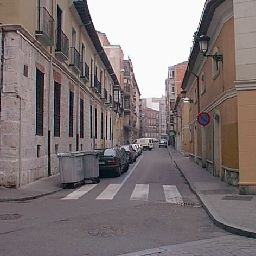
%> input picture picture_processing/GIST/demo1.jpg, 256 x 256 px
$ octave demoGist.m   (GNU Octave 9; MATLAB toolbox functions it lacks are replaced by stand-ins)
%> lines starting %> are read from the running program, lines starting %| are printed output that depends on the picture
### picture_processing/GIST/LMgist.m
function [gist, param] = LMgist(D, HOMEIMAGES, param, HOMEGIST)
%
% [gist, param] = LMgist(D, HOMEIMAGES, param);
% [gist, param] = LMgist(filename, HOMEIMAGES, param);
% [gist, param] = LMgist(filename, HOMEIMAGES, param, HOMEGIST);
%

% For a set of images:
% gist = LMgist(img, [], param);
%
% When calling LMgist with a fourth argument it will store the gists in a
% new folder structure mirroring the folder structure of the images. Then,
% when called again, if the gist files already exist, it will just read
% them without recomputing them:
%
%   [gist, param] = LMgist(filename, HOMEIMAGES, param, HOMEGIST);
%   [gist, param] = LMgist(D, HOMEIMAGES, param, HOMEGIST);
%
%%%%%%%%%%%%%%%%%%%%%%%%%%%%%%%%%%%%%%%%%%%%%%%%%%%%%%%%%%%%%%%%%%%%%%%%%%%%%%%%%%%%%%%%
% Modeling the shape of the scene: a holistic representation of the spatial envelope
% Aude Oliva, Antonio Torralba
% International Journal of Computer Vision, Vol. 42(3): 145-175, 2001.

if nargin==4
    precomputed = 1;
    % [7 lines of commented-out code are left out]
else
    precomputed = 0;
    HOMEGIST = '';
end

% select type of input
if isstruct(D)
    % [gist, param] = LMgist(D, HOMEIMAGES, param);
    Nscenes = length(D);
    typeD = 1;
end
if iscell(D)
    % [gist, param] = LMgist(filename, HOMEIMAGES, param);
    Nscenes = length(D);
    typeD = 2;
end
if isnumeric(D)
    % [gist, param] = LMgist(img, HOMEIMAGES, param);
    Nscenes = size(D,4);
    typeD = 3;
    if ~isfield(param, 'imageSize')
        param.imageSize = [size(D,1) size(D,2)];
    end
end

param.boundaryExtension = 32; % number of pixels to pad

if nargin<3
    % Default parameters
    param.imageSize = 128;
    param.orientationsPerScale = [8 8 8 8];
    param.numberBlocks = 4;
    param.fc_prefilt = 4;
    param.G = createGabor(param.orientationsPerScale, param.imageSize+2*param.boundaryExtension);
else
    if ~isfield(param, 'G')
        param.G = createGabor(param.orientationsPerScale, param.imageSize+2*param.boundaryExtension);
    end
end

% Precompute filter transfert functions (only need to do this once, unless
% image size is changes):
Nfeatures = size(param.G,3)*param.numberBlocks^2;


% Loop: Compute gist features for all scenes
gist = zeros([Nscenes Nfeatures], 'single');
for n = 1:Nscenes
    g = [];
    todo = 1;

    % if gist has already been computed, just read the file
    if precomputed==1
        filegist = fullfile(HOMEGIST, D(n).annotation.folder, [D(n).annotation.filename(1:end-4) '.mat']);
        if exist(filegist, 'file')
            load(filegist, 'g');
            todo = 0;
        end
    end

    % otherwise compute gist
    if todo==1
        if Nscenes>1 disp([n Nscenes]); end

        % load image
        try
            switch typeD
                case 1
                    img = LMimread(D, n, HOMEIMAGES);
                case 2
                    img = imread(fullfile(HOMEIMAGES, D{n}));
                case 3
                    img = D(:,:,:,n);
            end
        catch
            disp(D(n).annotation.folder)
            disp(D(n).annotation.filename)
            rethrow(lasterror)
        end

        % convert to gray scale
        img = single(mean(img,3));

        % resize and crop image to make it square
        img = imresizecrop(img, param.imageSize, 'bilinear');
        %img = imresize(img, param.imageSize, 'bilinear'); %jhhays

        % scale intensities to be in the range [0 255]
        img = img-min(img(:));
        img = 255*img/max(img(:));

        if Nscenes>1
            imshow(uint8(img))
            title(n)
        end

        % prefiltering: local contrast scaling
        output    = prefilt(img, param.fc_prefilt);

        % get gist:
        g = gistGabor(output, param);

        % save gist if a HOMEGIST file is provided
        if precomputed
            mkdir(fullfile(HOMEGIST, D(n).annotation.folder))
            save (filegist, 'g')
        end
    end

    gist(n,:) = g;
    drawnow
end


function output = prefilt(img, fc)
% ima = prefilt(img, fc);
% fc  = 4 (default)
%
% Input images are double in the range [0, 255];
% You can also input a block of images [ncols nrows 3 Nimages]
%
% For color images, normalization is done by dividing by the local
% luminance variance.

if nargin == 1
    fc = 4; % 4 cycles/image
end

w = 5;
s1 = fc/sqrt(log(2));

% Pad images to reduce boundary artifacts
img = log(img+1);
img = padarray(img, [w w], 'symmetric');
[sn, sm, c, N] = size(img);
n = max([sn sm]);
n = n + mod(n,2);
img = padarray(img, [n-sn n-sm], 'symmetric','post');

% Filter
[fx, fy] = meshgrid(-n/2:n/2-1);
gf = fftshift(exp(-(fx.^2+fy.^2)/(s1^2)));
gf = repmat(gf, [1 1 c N]);

% Whitening
output = img - real(ifft2(fft2(img).*gf));
clear img

% Local contrast normalization
localstd = repmat(sqrt(abs(ifft2(fft2(mean(output,3).^2).*gf(:,:,1,:)))), [1 1 c 1]);
output = output./(.2+localstd);

% Crop output to have same size than the input
output = output(w+1:sn-w, w+1:sm-w,:,:);


function g = gistGabor(img, param)
%
% Input:
%   img = input image (it can be a block: [nrows, ncols, c, Nimages])
%   param.w = number of windows (w*w)
%   param.G = precomputed transfer functions
%
% Output:
%   g: are the global features = [Nfeatures Nimages],
%                    Nfeatures = w*w*Nfilters*c

img = single(img);

w = param.numberBlocks;
G = param.G;
be = param.boundaryExtension;

if ndims(img)==2
    c = 1;
    N = 1;
    [nrows ncols c] = size(img);
end
if ndims(img)==3
    [nrows ncols c] = size(img);
    N = c;
end
if ndims(img)==4
    [nrows ncols c N] = size(img);
    img = reshape(img, [nrows ncols c*N]);
    N = c*N;
end

[ny nx Nfilters] = size(G);
W = w*w;
g = zeros([W*Nfilters N]);

% pad image
img = padarray(img, [be be], 'symmetric');

img = single(fft2(img));
k=0;
for n = 1:Nfilters
    ig = abs(ifft2(img.*repmat(G(:,:,n), [1 1 N])));
    ig = ig(be+1:ny-be, be+1:nx-be, :);

    v = downN(ig, w);
    g(k+1:k+W,:) = reshape(v, [W N]);
    k = k + W;
    drawnow
end

if c == 3
    % If the input was a color image, then reshape 'g' so that one column
    % is one images output:
    g = reshape(g, [size(g,1)*3 size(g,2)/3]);
end


function y=downN(x, N)
%
% averaging over non-overlapping square image blocks
%
% Input
%   x = [nrows ncols nchanels]
% Output
%   y = [N N nchanels]

nx = fix(linspace(0,size(x,1),N+1));
ny = fix(linspace(0,size(x,2),N+1));
y  = zeros(N, N, size(x,3));
for xx=1:N
  for yy=1:N
    v=mean(mean(x(nx(xx)+1:nx(xx+1), ny(yy)+1:ny(yy+1),:),1),2);
    y(xx,yy,:)=v(:);
  end
end


function G = createGabor(or, n)
%
% G = createGabor(numberOfOrientationsPerScale, n);
%
% Precomputes filter transfer functions. All computations are done on the
% Fourier domain.
%
% If you call this function without output arguments it will show the
% tiling of the Fourier domain.
%
% Input
%     numberOfOrientationsPerScale = vector that contains the number of
%                                orientations at each scale (from HF to BF)
%     n = imagesize = [nrows ncols]
%
% output
%     G = transfer functions for a jet of gabor filters


Nscales = length(or);
Nfilters = sum(or);

if length(n) == 1
    n = [n(1) n(1)];
end

l=0;
for i=1:Nscales
    for j=1:or(i)
        l=l+1;
        param(l,:)=[.35 .3/(1.85^(i-1)) 16*or(i)^2/32^2 pi/(or(i))*(j-1)];
    end
end

% Frequencies:
%[fx, fy] = meshgrid(-n/2:n/2-1);
[fx, fy] = meshgrid(-n(2)/2:n(2)/2-1, -n(1)/2:n(1)/2-1);
fr = fftshift(sqrt(fx.^2+fy.^2));
t = fftshift(angle(fx+sqrt(-1)*fy));

% Transfer functions:
G=zeros([n(1) n(2) Nfilters]);
for i=1:Nfilters
    tr=t+param(i,4);
    tr=tr+2*pi*(tr<-pi)-2*pi*(tr>pi);

    G(:,:,i)=exp(-10*param(i,1)*(fr/n(2)/param(i,2)-1).^2-2*param(i,3)*pi*tr.^2);
end


if nargout == 0
    figure
    for i=1:Nfilters
        contour(fx, fy, fftshift(G(:,:,i)),[1 .7 .6],'r');
        hold on
    end
    axis('on')
    axis('equal')
    axis([-n(2)/2 n(2)/2 -n(1)/2 n(1)/2])
    axis('ij')
    xlabel('f_x (cycles per image)')
    ylabel('f_y (cycles per image)')
    grid on
end

### picture_processing/GIST/imresizecrop.m
function img = imresizecrop(img, M, METHOD)
%
% img = imresizecrop(img, M, METHOD);
%
% Output an image of size M(1) x M(2).

if nargin < 3
    METHOD = 'bilinear';
end

if length(M) == 1
    M = [M(1) M(1)];
end

scaling = max([M(1)/size(img,1) M(2)/size(img,2)]);

%scaling = M/min([size(img,1) size(img,2)]);

newsize = round([size(img,1) size(img,2)]*scaling);
img = imresize(img, newsize, METHOD);

[nr nc cc] = size(img);

sr = floor((nr-M(1))/2);
sc = floor((nc-M(2))/2);

img = img(sr+1:sr+M(1), sc+1:sc+M(2),:);

### picture_processing/GIST/showGist.m
function showGist(gist, param)
%
% Visualization of the gist descriptor
%   showGist(gist, param)
%

% The plot is color coded, with one color per scale
%
% Example:
%   img = zeros(256,256);
%   img(64:128,64:128) = 255;
%   gist = LMgist(img, '', param);
%   showGist(gist, param)


[Nimages, Ndim] = size(gist);
nx = ceil(sqrt(Nimages)); ny = ceil(Nimages/nx);

Nblocks = param.numberBlocks;
Nfilters = sum(param.orientationsPerScale);
Nscales = length(param.orientationsPerScale);

C = hsv(Nscales);
colors = [];
for s = 1:Nscales
    colors = [colors; repmat(C(s,:), [param.orientationsPerScale(s) 1])];
end
colors = colors';

[nrows ncols Nfilters] = size(param.G);
Nfeatures = Nblocks^2*Nfilters;

if Ndim~=Nfeatures
    error('Missmatch between gist descriptors and the parameters');
end

G = param.G(1:2:end,1:2:end,:);
[nrows ncols Nfilters] = size(G);
G = G + flipdim(flipdim(G,1),2);
G = reshape(G, [ncols*nrows Nfilters]);


if Nimages>1
    figure;
end

for j = 1:Nimages
    g = reshape(gist(j,:), [Nblocks Nblocks Nfilters]);
    g = permute(g,[2 1 3]);
    g = reshape(g, [Nblocks*Nblocks Nfilters]);

    for c = 1:3
        mosaic(:,c,:) = G*(repmat(colors(c,:), [Nblocks^2 1]).*g)';
    end
    mosaic = reshape(mosaic, [nrows ncols 3 Nblocks*Nblocks]);
    mosaic = fftshift(fftshift(mosaic,1),2);
    mosaic = uint8(mosaic/max(mosaic(:))*255);
    mosaic(1,:,:,:) = 255;
    mosaic(end,:,:,:) = 255;
    mosaic(:,1,:,:) = 255;
    mosaic(:,end,:,:) = 255;

    if Nimages>1
        subplottight(ny,nx,j,0.01);
    end
    montage(mosaic, 'size', [Nblocks Nblocks])
end


% [15 lines left out: function subplottight, not called in this run]

### picture_processing/GIST/demoGist.m
% EXAMPLE 1
% Load image
img1 = imread('demo1.jpg');
%> img1 is the input picture: size 256x256x3 uint8; mean R, G, B 127.3, 117.5, 117.8


% Parameters:
clear param
param.imageSize = [256 256]; % it works also with non-square images
param.orientationsPerScale = [8 8 8 8];
param.numberBlocks = 4;
param.fc_prefilt = 4;

% Computing gist requires 1) prefilter image, 2) filter image and collect
% output energies
[gist1, param] = LMgist(img1, '', param);
%> after the loop in gistGabor, `for n = 1:Nfilters`: g = 512 values, max 0.204 at index 386, min 0.00362 at index 169, mean 0.0428; k = 512
%> gist1 has the same summary as g in gistGabor; param = {imageSize [256 256], orientationsPerScale [8 8 8 8], numberBlocks 4, fc_prefilt 4, boundaryExtension 32}

% Visualization
figure
subplot(121)
imshow(img1)
title('Input image')
subplot(122)
showGist(gist1, param)
%> in showGist, `[Nimages, Ndim] = size(gist);`: Nimages = 1; Ndim = 512
%> in showGist, `nx = ceil(sqrt(Nimages))`: nx = 1
%> in showGist, `Nblocks = param.numberBlocks;`: Nblocks = 4
%> in showGist, `Nfilters = sum(param.orientationsPerScale);`: Nfilters = 32
%> in showGist, `Nscales = length(param.orientationsPerScale);`: Nscales = 4
%> in showGist, `C = hsv(Nscales);`: C = [1 0 0; 0.5 1 0; 0 1 1; 0.5 0 1]
%> the loop in showGist, `for s = 1:Nscales` made 4 passes
%> after the loop in showGist, `for s = 1:Nscales`: colors = 32 rows, first 12: [1 0 0; 1 0 0; 1 0 0; 1 0 0; 1 0 0; 1 0 0; 1 0 0; 1 0 0; 0.5 1 0; 0.5 1 0; 0.5 1 0; 0.5 1 0]
%> in showGist, `colors = colors';`: colors = 32 columns, first 8: [1 1 1 1 1 1 1 1; 0 0 0 0 0 0 0 0; 0 0 0 0 0 0 0 0]
%> in showGist, `[nrows ncols Nfilters] = size(param.G);`: nrows = 320
%> in showGist, `Nfeatures = Nblocks^2*Nfilters;`: Nfeatures = 512
%> in showGist, `[nrows ncols Nfilters] = size(G);`: nrows = 160
%> the loop in showGist, `for j = 1:Nimages` made 1 pass
title('Descriptor')


% EXAMPLE 2
% Load image (this image is not square)
img2 = imread('demo2.jpg');
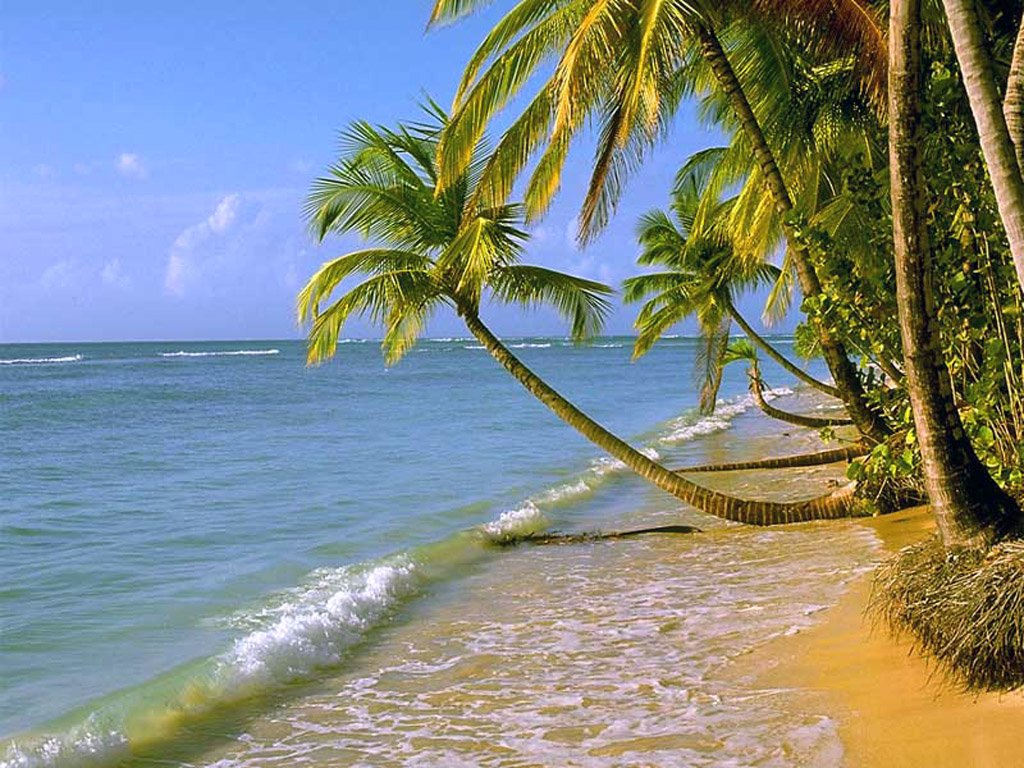
%> input picture picture_processing/GIST/demo2.jpg, 1024 x 768 px
%> img2 is the input picture: size 768x1024x3 uint8; mean R, G, B 131.2, 138.8, 135.1

% Parameters:
clear param
%param.imageSize. If we do not specify the image size, the function LMgist
%   will use the current image size. If we specify a size, the function will
%   resize and crop the input to match the specified size. This is better when
%   trying to compute image similarities.
param.orientationsPerScale = [8 8 8 8];
param.numberBlocks = 4;
param.fc_prefilt = 4;

% Computing gist requires 1) prefilter image, 2) filter image and collect
% output energies
[gist2, param] = LMgist(img2, '', param);
%> call 2 of LMgist, with HOMEIMAGES = ''
%> the loop in createGabor (call 2), `for i=1:Nscales` made 4 passes
%> after the loop in createGabor (call 2), `for i=1:Nscales`: l = 32; param = 32 rows, first 8: [0.35 0.3 1 0; 0.35 0.3 1 0.393; 0.35 0.3 1 0.785; 0.35 0.3 1 1.18; 0.35 0.3 1 1.57; 0.35 0.3 1 1.96; 0.35 0.3 1 2.36; 0.35 0.3 1 2.75]
%> the loop in createGabor (call 2), `for i=1:Nfilters` made 32 passes
%> in LMgist (call 2), `img = single(mean(img,3));`:
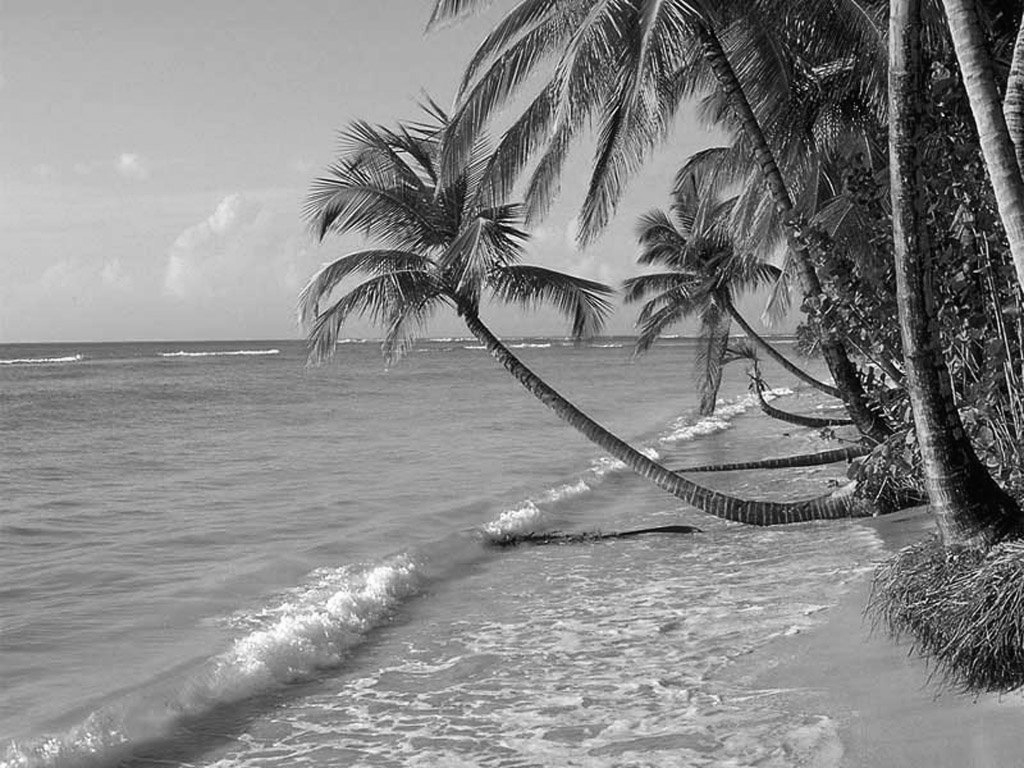
%> img: size 768x1024 single; min 0, max 255, mean 135
%> call 2 of prefilt, with fc = 4
%> in prefilt (call 2), `s1 = fc/sqrt(log(2));`: s1 = 4.8
%> in prefilt (call 2), `img = padarray(img, [n-sn n-sm], 'symmetric','post');`:
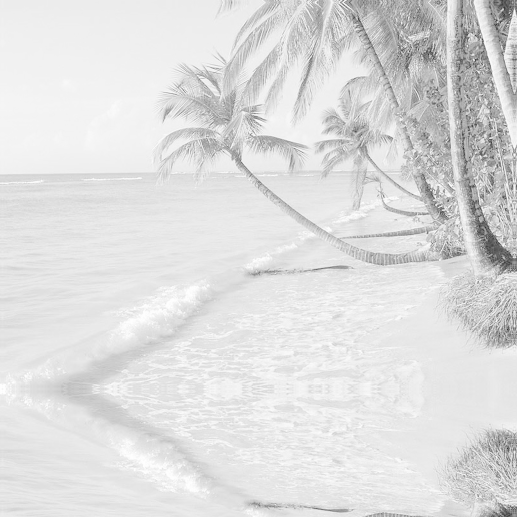
%> img: size 1034x1034 single (shown at 1/2 size); min 0, max 5.55, mean 4.83; drawn with min black and max white
%> in prefilt (call 2), `localstd = repmat(sqrt(abs(ifft2(fft2(mean(output,3).^2).*gf(:,:,1,:))..`:
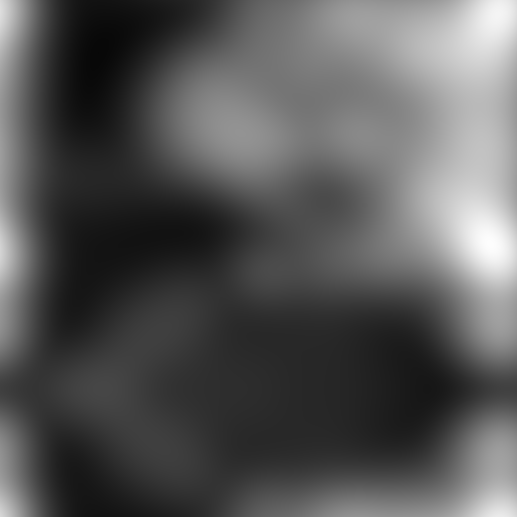
%> localstd: size 1034x1034 single (shown at 1/2 size); min 0.0313, max 0.994, mean 0.342
%> in prefilt (call 2), `output = output(w+1:sn-w, w+1:sm-w,:,:);`:
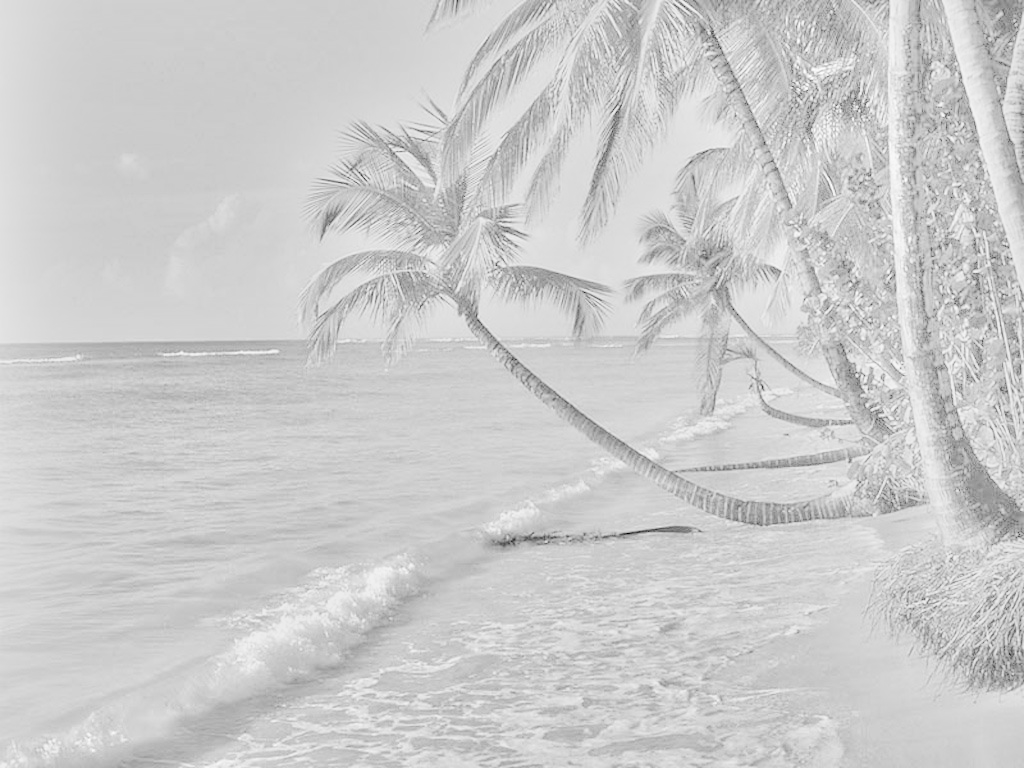
%> output: size 768x1024 single; min -6.95, max 1.77, mean 0.0149; drawn with min black and max white
%> in gistGabor (call 2), `w = param.numberBlocks;`: w = 4
%> in gistGabor (call 2), `be = param.boundaryExtension;`: be = 32
%> in gistGabor (call 2), `W = w*w;`: W = 16
%> the loop in gistGabor (call 2), `for n = 1:Nfilters` made 32 passes
%> k on passes 1 to 12: 16, 32, 48, 64, 80, 96, 112, 128, 144, 160, 176, 192
%> pass 1, in gistGabor (call 2), `ig = ig(be+1:ny-be, be+1:nx-be, :);`:
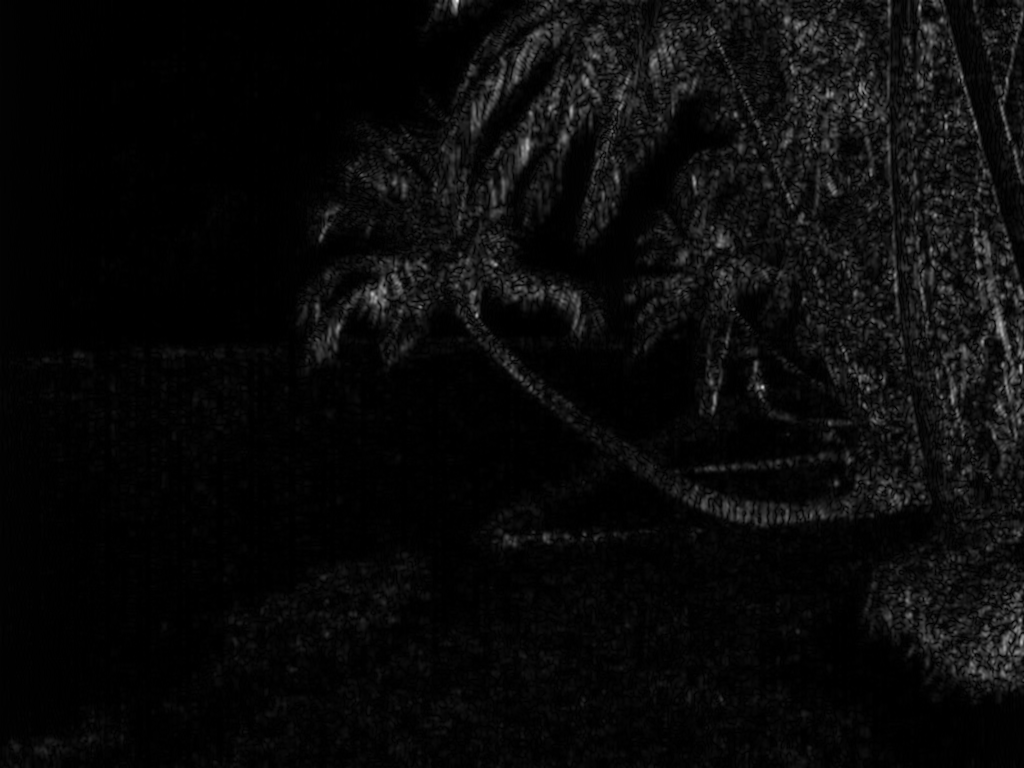
%> ig: size 768x1024 single; min 5.17e-06, max 0.956, mean 0.0401
%> after the loop in gistGabor (call 2), `for n = 1:Nfilters`: g = 512 values, max 0.13 at index 397, min 0.00152 at index 97, mean 0.0363
%> gist2 has the same summary as g in gistGabor; param = {orientationsPerScale [8 8 8 8], numberBlocks 4, fc_prefilt 4, imageSize [768 1024], boundaryExtension 32}

% Visualization
figure
subplot(121)
imshow(img2)
title('Input image')
subplot(122)
showGist(gist2, param)
%> the loop in showGist (call 2), `for s = 1:Nscales` made 4 passes
%> after the loop in showGist (call 2), `for s = 1:Nscales`: colors = 32 rows, first 12: [1 0 0; 1 0 0; 1 0 0; 1 0 0; 1 0 0; 1 0 0; 1 0 0; 1 0 0; 0.5 1 0; 0.5 1 0; 0.5 1 0; 0.5 1 0]
%> in showGist (call 2), `colors = colors';`: colors = 32 columns, first 8: [1 1 1 1 1 1 1 1; 0 0 0 0 0 0 0 0; 0 0 0 0 0 0 0 0]
%> in showGist (call 2), `[nrows ncols Nfilters] = size(param.G);`: nrows = 832; ncols = 1088
%> in showGist (call 2), `[nrows ncols Nfilters] = size(G);`: nrows = 416; ncols = 544
%> the loop in showGist (call 2), `for j = 1:Nimages` made 1 pass
%> pass 1, in showGist (call 2), `montage(mosaic, 'size', [Nblocks Nblocks])`:
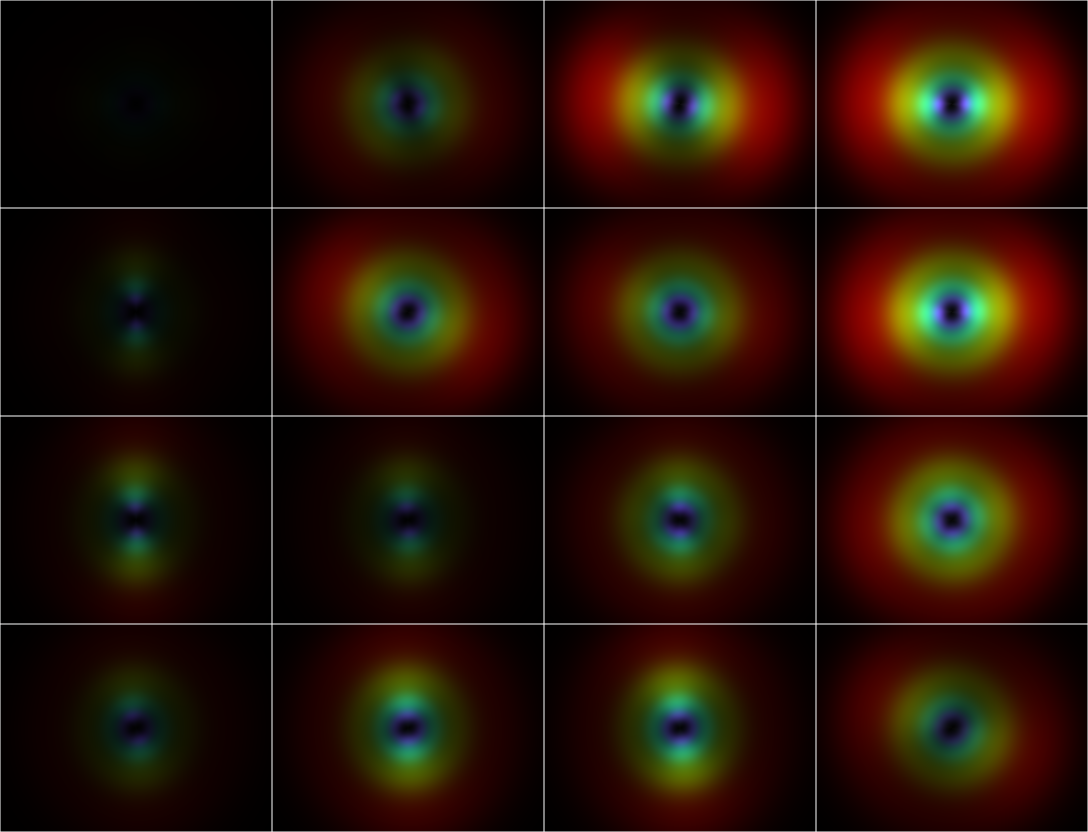
%> displayed picture: size 1664x2176x3, on the screen's scale of 0 to 255 (shown at 1/2 size); mean R, G, B 38.5, 18, 6.5
title('Descriptor')
